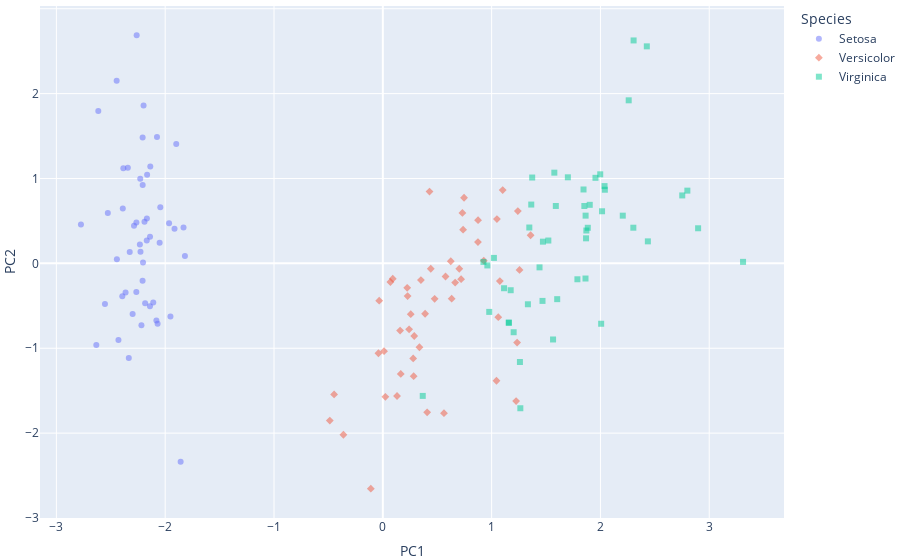

Notebook source saved alongside this figure:
### Markdown cell above
### 4.3. Customized 3D Scatter Plot

### Code cell
fig = px.scatter(df_scores, x='PC1', y='PC2',
              color='Species',
              symbol='Species',
              opacity=0.5)

# tight layout
fig.update_layout(margin=dict(l=0, r=0, b=0, t=0))

# https://plotly.com/python/templates/
#fig.update_layout(template='plotly_white') # "plotly", "plotly_white", "plotly_dark", "ggplot2", "seaborn", "simple_white", "none"
